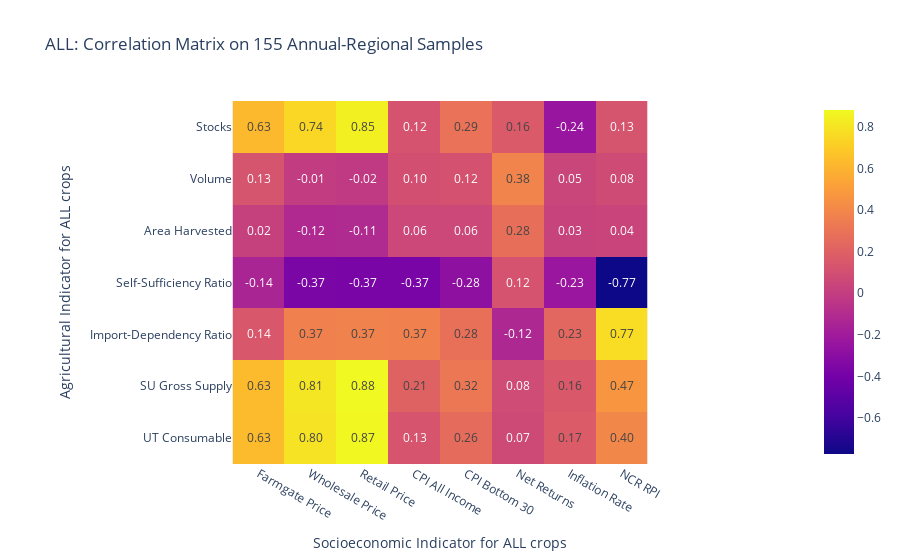

Source (notebook cell):
### Code cell
# @Hypotheses Testing H0.2 Significant Relationship Test using Pearson's r
from termcolor import cprint

samples = df_ph.shape[0]
# NOTE: pearson|kendall|spearman
contingency = df_ph.iloc[:, 3:].corr(method="pearson")
idx = list(contingency.columns).index("Farmgate Price")
cont_1 = contingency.iloc[:idx, idx:]
fig = px.imshow(cont_1, text_auto=True, title=f"ALL: Correlation Matrix on {samples} Annual-Regional Samples",
                labels=dict(x="Socioeconomic Indicator for ALL crops", y="Agricultural Indicator for ALL crops"))
fig.update_traces(
    texttemplate='%{z:.2f}',
    hovertemplate=("x: %{x}<br>y: %{y}<br><b>Correlation: %{z}</b><extra></extra>")
)
fig.show()
fig_to_div(fig, "plots/annual-regional/ALL_heatmap_div.html")
fig_to_html(fig, "plots/annual-regional/ALL_heatmap.html")
fig_to_png(fig, "plots/annual-regional/ALL_heatmap.png")

# Agri and Market Indicators for Annual-Regional Data
df_ph = df_ph.dropna()
agri_cols = df.columns[3:10]
market_cols = df.columns[10:]
alpha = 0.05
for x in agri_cols:
    for y in market_cols:
        agri, market = df_ph[x], df_ph[y]
        r_stat, p_value = stats.pearsonr(agri, market)  # Pearson's r
        if p_value < alpha:
            cprint(f"{x} <-> {y} = {round(p_value, 3)}: Significant relationship exists.", "red")
        else:
            print(f"{x} </> {y} = {round(p_value, 3)}: No significant relationship exists.")

### Figure 1 — Plotly figure (JSON) as saved in the notebook; plotly's stock layout.template omitted (floating-point values rounded to 4 significant figures)
{"data": [{"coloraxis": "coloraxis", "hovertemplate": "x: %{x}<br>y: %{y}<br><b>Correlation: %{z}</b><extra></extra>", "name": "0", "texttemplate": "%{z:.2f}", "type": "heatmap", "x": ["Farmgate Price", "Wholesale Price", "Retail Price", "CPI All Income", "CPI Bottom 30", "Net Returns", "Inflation Rate", "NCR RPI"], "xaxis": "x", "y": ["Stocks", "Volume", "Area Harvested", "Self-Sufficiency Ratio", "Import-Dependency Ratio", "SU Gross Supply", "UT Consumable"], "yaxis": "y", "z": [[0.6271, 0.743, 0.8454, 0.1249, 0.2941, 0.163, -0.2413, 0.1262], [0.1288, -0.006836, -0.01814, 0.1025, 0.1169, 0.3828, 0.04688, 0.07563], [0.01767, -0.117, -0.109, 0.06002, 0.05755, 0.2774, 0.03164, 0.03516], [-0.143, -0.3652, -0.3715, -0.3691, -0.2815, 0.1246, -0.231, -0.7732], [0.1448, 0.3665, 0.3725, 0.3698, 0.2823, -0.123, 0.2323, 0.7723], [0.6298, 0.8093, 0.8817, 0.2055, 0.3185, 0.08031, 0.1574, 0.4673], [0.6325, 0.7973, 0.8747, 0.1316, 0.2609, 0.06923, 0.1717, 0.3983]]}], "layout": {"coloraxis": {"colorscale": [[0, "#0d0887"], [0.1111, "#46039f"], [0.2222, "#7201a8"], [0.3333, "#9c179e"], [0.4444, "#bd3786"], [0.5556, "#d8576b"], [0.6667, "#ed7953"], [0.7778, "#fb9f3a"], [0.8889, "#fdca26"], [1, "#f0f921"]]}, "title": {"text": "ALL: Correlation Matrix on 155 Annual-Regional Samples"}, "xaxis": {"anchor": "y", "constrain": "domain", "domain": [0, 1], "scaleanchor": "y", "title": {"text": "Socioeconomic Indicator for ALL crops"}}, "yaxis": {"anchor": "x", "autorange": "reversed", "constrain": "domain", "domain": [0, 1], "title": {"text": "Agricultural Indicator for ALL crops"}}}}
